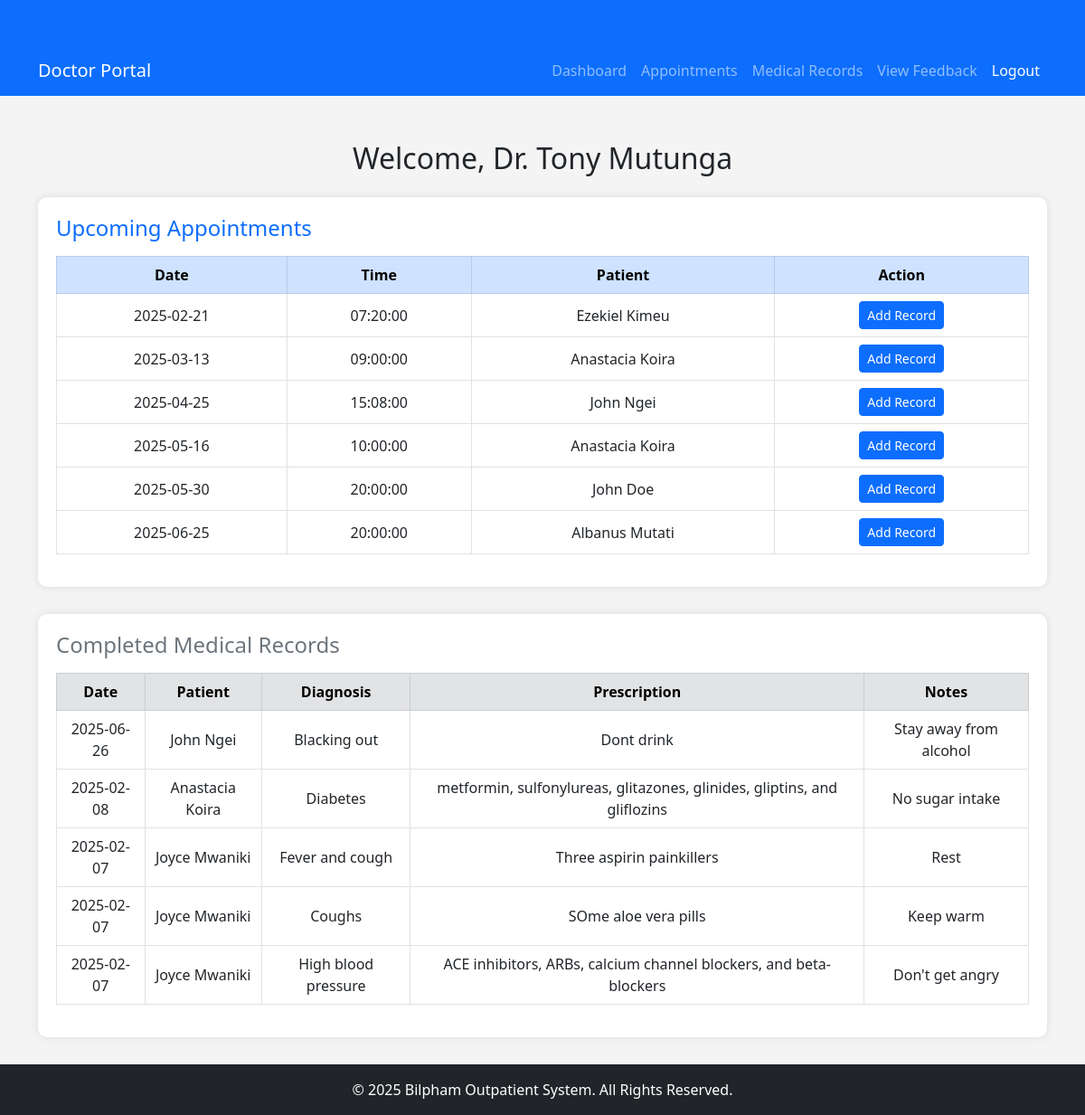
Screenshot of /doctors/dashboard.php (signed in) with the database file from the repository.
### tables this page shows
CREATE TABLE `appointments` (
  `appointment_id` int NOT NULL AUTO_INCREMENT,
  `patient_id` int NOT NULL,
  `doctor_id` int NOT NULL,
  `appointment_date` date NOT NULL,
  `appointment_time` time NOT NULL,
  `status` enum('scheduled','completed','canceled') DEFAULT 'scheduled',
  `created_at` timestamp NULL DEFAULT CURRENT_TIMESTAMP,
  `reason` enum('Routine Check-up','Follow-up','New Symptoms','Chronic Condition','Other') NOT NULL,
  `additional_notes` text,
  PRIMARY KEY (`appointment_id`),
  KEY `patient_id` (`patient_id`),
  KEY `doctor_id` (`doctor_id`),
  CONSTRAINT `appointments_ibfk_1` FOREIGN KEY (`patient_id`) REFERENCES `patients` (`patient_id`) ON DELETE CASCADE,
  CONSTRAINT `appointments_ibfk_2` FOREIGN KEY (`doctor_id`) REFERENCES `users` (`user_id`) ON DELETE CASCADE
);

CREATE TABLE `users` (
  `user_id` int NOT NULL AUTO_INCREMENT,
  `full_name` varchar(100) NOT NULL,
  `email` varchar(100) NOT NULL,
  `password_hash` varchar(255) NOT NULL,
  `phone_number` varchar(15) DEFAULT NULL,
  `role` enum('admin','doctor','patient') NOT NULL,
  `created_at` timestamp NULL DEFAULT CURRENT_TIMESTAMP,
  PRIMARY KEY (`user_id`),
  UNIQUE KEY `email` (`email`)
);

CREATE TABLE `medical_records` (
  `record_id` int NOT NULL AUTO_INCREMENT,
  `appointment_id` int NOT NULL,
  `diagnosis` text,
  `prescription` text,
  `notes` text,
  `created_at` timestamp NULL DEFAULT CURRENT_TIMESTAMP,
  PRIMARY KEY (`record_id`),
  KEY `appointment_id` (`appointment_id`),
  CONSTRAINT `medical_records_ibfk_1` FOREIGN KEY (`appointment_id`) REFERENCES `appointments` (`appointment_id`) ON DELETE CASCADE
);

### doctors/dashboard.php (the view, shortened to what this page needs)
<?php
require_once "../config/db.php";
$user_id = $_SESSION["user_id"];
$doctor_name = $_SESSION["full_name"];
$query = "SELECT a.appointment_id, a.appointment_date, a.appointment_time, u.full_name AS patient_name
          FROM appointments a
          JOIN patients p ON a.patient_id = p.patient_id
          JOIN users u ON p.user_id = u.user_id
          WHERE a.doctor_id = ? AND a.status = 'scheduled'
          ORDER BY a.appointment_date ASC";
$stmt = $conn->prepare($query);
$stmt->bind_param("i", $user_id);
$stmt->execute();
$upcoming_appointments = $stmt->get_result();
$query = "SELECT a.appointment_date, u.full_name AS patient_name, m.diagnosis, m.prescription, m.notes
          FROM medical_records m
          JOIN appointments a ON m.appointment_id = a.appointment_id
          JOIN patients p ON a.patient_id = p.patient_id
          JOIN users u ON p.user_id = u.user_id
          WHERE a.doctor_id = ? AND a.status = 'completed'
          ORDER BY a.appointment_date DESC";
$stmt = $conn->prepare($query);
$stmt->bind_param("i", $user_id);
$stmt->execute();
$medical_records = $stmt->get_result();
?>
<!DOCTYPE html>
<html lang="en">
<head>
    <link rel="stylesheet" href="https://cdn.jsdelivr.net/npm/bootstrap@5.3.0/dist/css/bootstrap.min.css">
</head>
<body>
<?php include "navbar.php"; ?>
<div class="container">
    <h2 class="text-center">Welcome, Dr. <?php echo $doctor_name; ?></h2>
    <div class="dashboard-card mt-4">
        <h4 class="text-primary">Upcoming Appointments</h4>
        <?php if ($upcoming_appointments->num_rows > 0): ?>
            <table class="table table-bordered mt-3">
                <thead class="table-primary">
                    <tr>
                        <th>Date</th>
                        <th>Time</th>
                        <th>Patient</th>
                        <th>Action</th>
                    </tr>
                </thead>
                <tbody>
                    <?php while ($appointment = $upcoming_appointments->fetch_assoc()): ?>
                        <tr>
                            <td><?php echo $appointment["appointment_date"]; ?></td>
                            <td><?php echo $appointment["appointment_time"]; ?></td>
                            <td><?php echo $appointment["patient_name"]; ?></td>
                            <td>
                                <a href="add_medical_record.php?appointment_id=<?php echo $appointment['appointment_id']; ?>" class="btn btn-sm btn-primary">Add Record</a>
                            </td>
                        </tr>
                    <?php endwhile; ?>
                </tbody>
            </table>
        <?php else: ?>
            <p class="text-muted mt-3">No upcoming appointments.</p>
        <?php endif; ?>
    </div>
    <div class="dashboard-card">
        <h4 class="text-secondary">Completed Medical Records</h4>
        <?php if ($medical_records->num_rows > 0): ?>
            <table class="table table-bordered mt-3">
                <thead class="table-secondary">
                    <tr>
                        <th>Date</th>
                        <th>Patient</th>
                        <th>Diagnosis</th>
                        <th>Prescription</th>
                        <th>Notes</th>
                    </tr>
                </thead>
                <tbody>
                    <?php while ($record = $medical_records->fetch_assoc()): ?>
                        <tr>
                            <td><?php echo $record["appointment_date"]; ?></td>
                            <td><?php echo $record["patient_name"]; ?></td>
                            <td><?php echo $record["diagnosis"]; ?></td>
                            <td><?php echo $record["prescription"]; ?></td>
                            <td><?php echo $record["notes"]; ?></td>
                        </tr>
                    <?php endwhile; ?>
                </tbody>
            </table>
        <?php else: ?>
            <p class="text-muted mt-3">No completed medical records yet.</p>
        <?php endif; ?>
    </div>
</div>
<?php include "../partials/footer.php"; ?>
</body>
</html>

### doctors/navbar.php (shortened to what this page needs)
<nav class="navbar navbar-expand-lg navbar-dark bg-primary">
    <div class="container">
        <a class="navbar-brand" href="dashboard.php">Doctor Portal</a>
        <div class="collapse navbar-collapse" id="navbarNav">
            <ul class="navbar-nav ms-auto">
                <li class="nav-item"><a class="nav-link" href="dashboard.php"><i class="fas fa-home"></i> Dashboard</a></li>
                <li class="nav-item"><a class="nav-link" href="appointments.php"><i class="fas fa-calendar-alt"></i> Appointments</a></li>
                <li class="nav-item"><a class="nav-link" href="medical_history.php"><i class="fas fa-notes-medical"></i> Medical Records</a></li>
                <a class="nav-link" href="view_feedback.php"><i class="fas fa-star"></i> View Feedback</a>
                <li class="nav-item"><a class="nav-link btn btn-danger text-white" href="../logout.php"><i class="fas fa-sign-out-alt"></i> Logout</a></li>
            </ul>
        </div>
    </div>
</nav>

### partials/footer.php
<footer class="bg-dark text-white text-center py-3">
    <p class="mb-0">&copy; <?php echo date("Y"); ?> Bilpham Outpatient System. All Rights Reserved.</p>
</footer>

### doctors/dashboard.php (style rules this page uses)
body { background-color: #f4f4f4; }
.container { margin-top: 50px; }
.dashboard-card { background: white; padding: 20px; border-radius: 10px; box-shadow: 0 0 10px rgba(0,0,0,0.1); margin-bottom: 30px; }
.table th, .table td { text-align: center; vertical-align: middle; }

### rows the page displays
appointments: appointment_date "2025-02-21", appointment_time "07:20:00", users.full_name "Ezekiel Kimeu"
appointments: appointment_date "2025-03-13", appointment_time "09:00:00", users.full_name "Anastacia Koira"
appointments: appointment_date "2025-04-25", appointment_time "15:08:00", users.full_name "John Ngei"
appointments: appointment_date "2025-05-16", appointment_time "10:00:00", users.full_name "Anastacia Koira"
appointments: appointment_date "2025-05-30", appointment_time "20:00:00", users.full_name "John Doe"
appointments: appointment_date "2025-06-25", appointment_time "20:00:00", users.full_name "Albanus Mutati"
medical_records: appointment.appointment_date "2025-06-26", users.full_name "John Ngei", diagnosis "Blacking out", prescription "Dont drink", notes "Stay away from alcohol"
medical_records: appointment.appointment_date "2025-02-08", users.full_name "Anastacia Koira", diagnosis "Diabetes", prescription "metformin, sulfonylureas, glitazones, glinides, gliptins, and gliflozins", notes "No sugar intake"
medical_records: appointment.appointment_date "2025-02-07", users.full_name "Joyce Mwaniki", diagnosis "Fever and cough", prescription "Three aspirin painkillers", notes "Rest"
medical_records: appointment.appointment_date "2025-02-07", users.full_name "Joyce Mwaniki", diagnosis "Coughs", prescription "SOme aloe vera pills", notes "Keep warm"
medical_records: appointment.appointment_date "2025-02-07", users.full_name "Joyce Mwaniki", diagnosis "High blood pressure", prescription "ACE inhibitors, ARBs, calcium channel blockers, and beta-blockers", notes "Don't get angry"

### other values shown
$doctor_name "Tony Mutunga"
